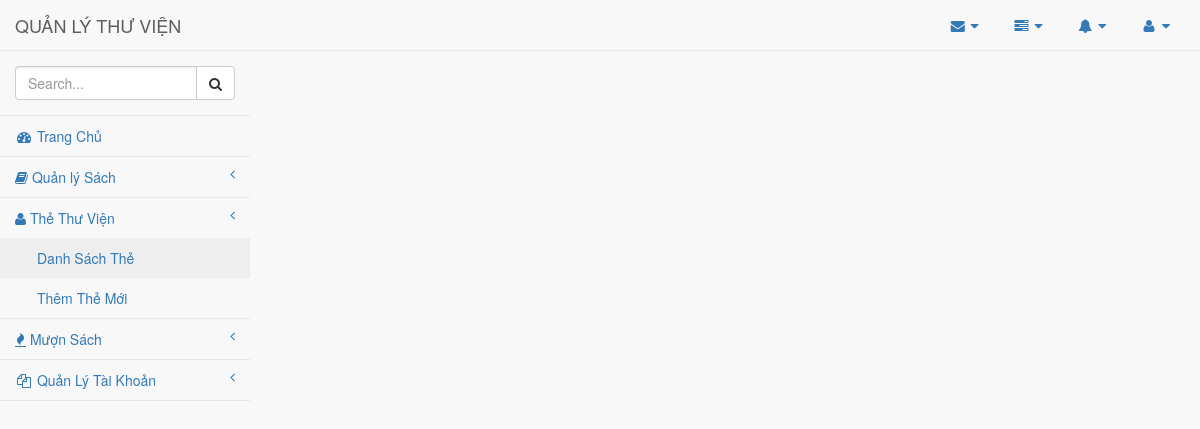
/index.php?act=docgia_list (signed in), run on an earlier commit of the app's database.
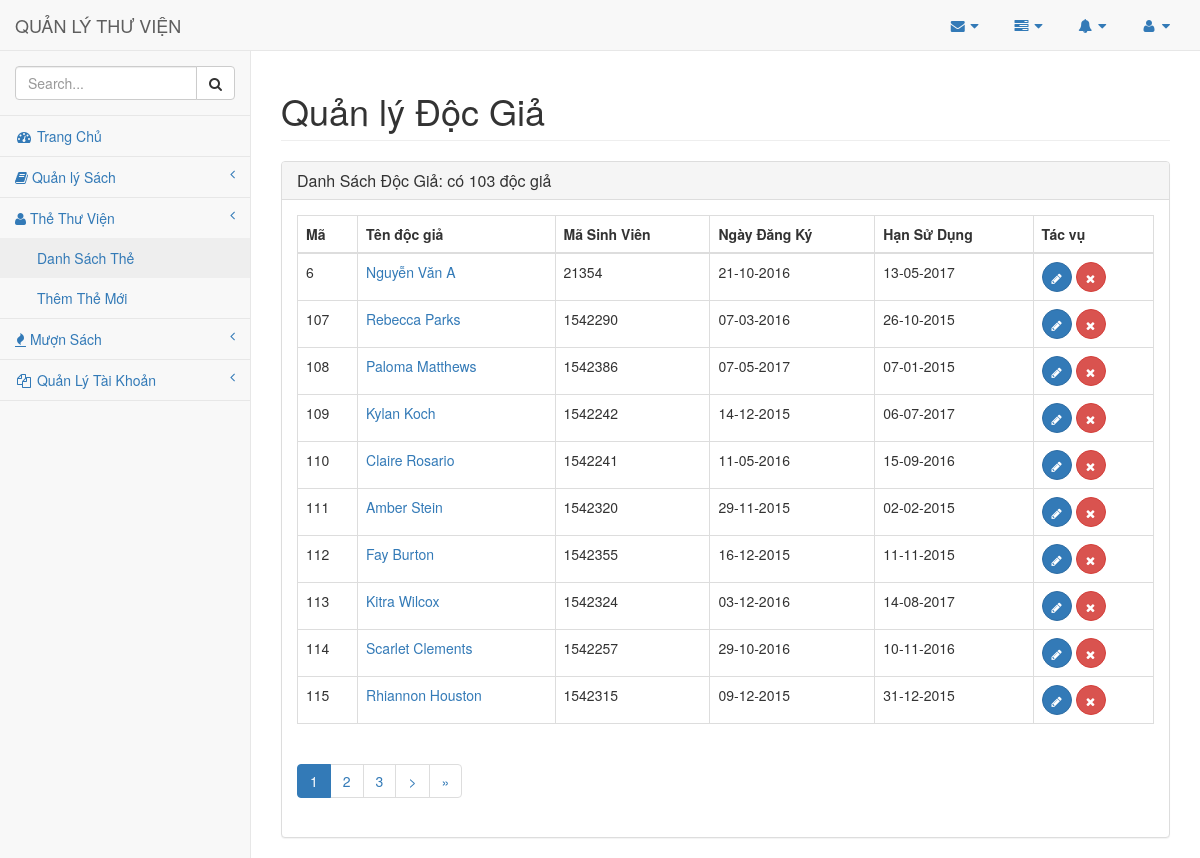
And on a later commit of the database.
### tables this page shows
CREATE TABLE `docgia` (
  `ma_docgia` int(11) NOT NULL,
  `hoten` varchar(255) NOT NULL,
  `ngaysinh` date NOT NULL,
  `massv` int(11) NOT NULL,
  `diachi` varchar(200) NOT NULL,
  `han_sd` date NOT NULL,
  `dienthoai` varchar(15) NOT NULL,
  `ngay_dk` date NOT NULL
);

### index.php (called while the page is built, shortened)
<?php
	require_once("View/header.php");
	$view = isset($_GET['act']) ? $_GET['act']:'dausach_list';
	$module = 'module/'.$view.'.php';
	require($module);
	require_once("view/footer.php");
	?>

### inc/class_doc_gia.php (called while the page is built, shortened)
<?php
Class DocGia{
	public static function danhSachDocGia($select_all = 0, $posts_per_age = 10, $current_page = 1) {
		global $conn;
		if($select_all){
			$sql ="SELECT * FROM docgia";
			$result = $conn->query($sql);
			if ($result->num_rows > 0) {
				return $result;
			}
			return 0;
		} else {
			$offset = $posts_per_age * ($current_page - 1);
			$sql ="SELECT * FROM docgia LIMIT {$posts_per_age} OFFSET {$offset}";
			$result = $conn->query($sql);
			if ($result && $result->num_rows > 0) {
				return $result;
			}
			return 0;
		}
	}
 }

### module/docgia_list.php (the view, shortened to what this page needs)
<?php
$total = DocGia::danhSachDocGia($select_all = 1);
if( !empty($total) ){
	$url = '?act=docgia_list&';
	$total_record = $total->num_rows;
    $current_page = isset($_GET['page']) ? $_GET['page'] : 1;
    $posts_per_page = 10;
    $max_page = ceil($total_record/$posts_per_page);
	$result = DocGia::danhSachDocGia($select_all = 0, $posts_per_page, $current_page );
?>
<div id="page-wrapper">
    <div class="row">
        <div class="col-lg-12">
            <h1 class="page-header">Quản lý Độc Giả</h1>
        </div>
    </div>
    <div class="row">
        <div class="col-lg-12">
            <div class="panel panel-default">
                <div class="panel-heading">
                    <h3 class="panel-title">Danh Sách Độc Giả: có <?php echo $total_record; ?> độc giả</h3>
                </div>
                <div class="panel-body">
                	<table class="table table-bordered ">
                        <thead>
                        <tr>
                            <th> Mã</th>
                            <th> Tên độc giả </th>
                            <th>Mã Sinh Viên </th>
                            <th>Ngày Đăng Ký</th>
                            <th>Hạn Sử Dụng</th>
                            <th> Tác vụ </th>
                        </tr>
                        </thead>
                        <tbody>
                        <?php
                        	while( $row = $result->fetch_assoc() ) {
                                ?>
                        		<tr>
                                    <td><?php echo $row["ma_docgia"]; ?></td>
                                    <td><a href='?act=docgia_chitiet&id=<?php echo $row["ma_docgia"]?>'><?php echo $row["hoten"]; ?></a> </td>
                                    <td><?php echo $row["massv"]; ?></td>
                                    <td><?php echo date('d-m-Y',strtotime($row["ngay_dk"])); ?></td>
                                    <td><?php echo date('d-m-Y',strtotime($row["han_sd"])); ?></td>
                                    <td>
                                        <a class="btn btn-primary btn-circle" href="?act=docgia_frm_add&id=<?php echo $row["ma_docgia"]; ?>">
                                            <i class="fa fa-pencil"></i></a>
                                        <a class="btn btn-danger btn-circle" href="<?php echo "{$url}page={$current_page}&del={$row["ma_docgia"]}"; ?>">
                                            <i class="fa fa-times"></i></a>
                                    </td>
                                </tr>
                            <?php
                            }
                        ?>
                        </tbody>
                    </table>
                    <?php
                    echo paginate( $posts_per_page, $current_page, $total_record,  $max_page, $url );
                } ?>
                </div>
            </div>
        </div>
    </div>
</div>

### inc/main.php (shortened to what this page needs)
			<?php
	function paginate($item_per_page, $current_page, $total_records, $total_pages, $page_url){
    $pagination = '';
    if($total_pages > 0 && $total_pages != 1 && $current_page <= $total_pages){
        $pagination .= '<ul class="pagination paging">';
        $right_links    = $current_page + 3;
        $first_link     = true;
        if($first_link){
            $pagination .= '<li class="first active"><span>'.$current_page.'</span></li>';
        }elseif($current_page == $total_pages){
            $pagination .= '<li class="last active"><span>'.$current_page.'</span></li>';
        }else{
            $pagination .= '<li class="active"><span>'.$current_page.'</span></li>';
        }
        for($i = $current_page+1; $i < $right_links ; $i++){
            if($i<=$total_pages){
                $pagination .= '<li><a href="'.$page_url.'&page='.$i.'">'.$i.'</a></li>';
            }
        }
        if($current_page < $total_pages){
                $next_link = ($i > $total_pages)? $total_pages : $i;
                $pagination .= '<li><a href="'.$page_url.'&page='.$next_link.'" >&gt;</a></li>';
                $pagination .= '<li class="last"><a href="'.$page_url.'&page='.$total_pages.'" title="Last">&raquo;</a></li>';
        }
        $pagination .= '</ul>';
    }
    return $pagination;
}

What changed in the data, as far as the page shows it:
added docgia: ma_docgia "6", hoten "Nguyễn Văn A", massv "21354", ngay_dk "21-10-2016", han_sd "13-05-2017"
added docgia: ma_docgia "107", hoten "Rebecca Parks", massv "1542290", ngay_dk "07-03-2016", han_sd "26-10-2015"
added docgia: ma_docgia "108", hoten "Paloma Matthews", massv "1542386", ngay_dk "07-05-2017", han_sd "07-01-2015"
added docgia: ma_docgia "109", hoten "Kylan Koch", massv "1542242", ngay_dk "14-12-2015", han_sd "06-07-2017"
added docgia: ma_docgia "110", hoten "Claire Rosario", massv "1542241", ngay_dk "11-05-2016", han_sd "15-09-2016"
added docgia: ma_docgia "111", hoten "Amber Stein", massv "1542320", ngay_dk "29-11-2015", han_sd "02-02-2015"
added docgia: ma_docgia "112", hoten "Fay Burton", massv "1542355", ngay_dk "16-12-2015", han_sd "11-11-2015"
added docgia: ma_docgia "113", hoten "Kitra Wilcox", massv "1542324", ngay_dk "03-12-2016", han_sd "14-08-2017"
added docgia: ma_docgia "114", hoten "Scarlet Clements", massv "1542257", ngay_dk "29-10-2016", han_sd "10-11-2016"
added docgia: ma_docgia "115", hoten "Rhiannon Houston", massv "1542315", ngay_dk "09-12-2015", han_sd "31-12-2015"
Also different on the page:
$total_record: (not shown) → "103"
$current_page: (not shown) → "1"
text now shown: "Quản lý Độc Giả Danh Sách Độc Giả: có độc giả Mã Tên độc giả Mã Sinh Viên Ngày Đăng Ký Hạn Sử Dụng Tác vụ > »"
new list line: "2"
new list line: "3"
